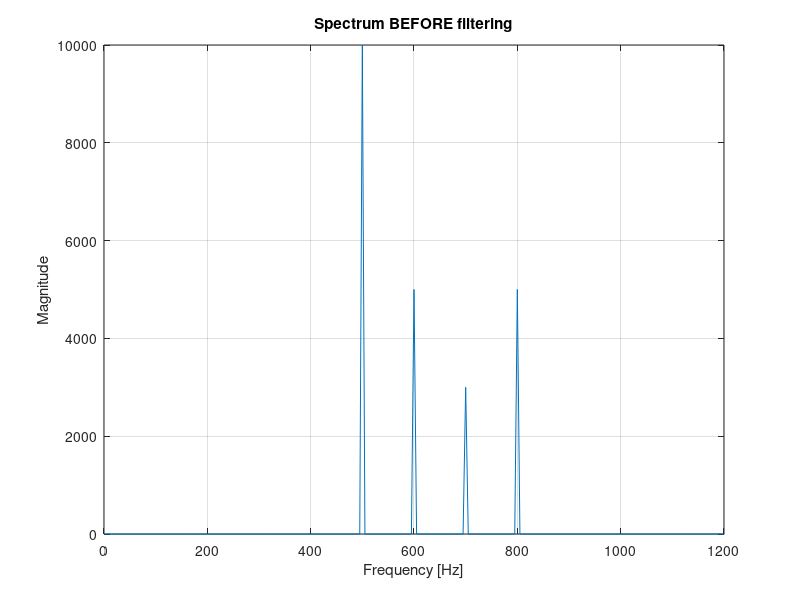

Write MATLAB code to recreate this figure. (Note: this script raises an error after producing the figure.)
% A2: Filtering a multi-tone signal

% Student: Rupashri Das

clear; close all; clc;

%% Create time vector
Fs = 10000;
T  = 0.2;
t  = 0:1/Fs:T-1/Fs;

%% Create signal
Vin = 10*sin(2*pi*500*t) ...
    + 5*sin(2*pi*600*t) ...
    + 3*sin(2*pi*700*t) ...
    + 5*sin(2*pi*800*t);

%% FFT BEFORE filtering
N = length(Vin);
X = fft(Vin);

f = (0:N-1)*(Fs/N);
halfN = floor(N/2);

f_half = f(1:halfN);
mag_before = abs(X(1:halfN));

figure;
plot(f_half,mag_before);
grid on;

xlabel('Frequency [Hz]');
ylabel('Magnitude');

title('Spectrum BEFORE filtering');

xlim([0 1200]);

exportgraphics(gcf,'A2_before.png','Resolution',200);

%% LPF to get ~500 Hz
cutoff = 550;
y500 = lowpass(Vin,cutoff,Fs);

X500 = fft(y500);
mag500 = abs(X500(1:halfN));

figure;
plot(f_half,mag500);
grid on;

xlabel('Frequency [Hz]');
ylabel('Magnitude');

title('After LPF (500 Hz)');

xlim([0 1200]);

exportgraphics(gcf,'A2_after_500.png','Resolution',200);

%% HPF to get ~800 Hz
cutoff = 750;
y800 = highpass(Vin,cutoff,Fs);

X800 = fft(y800);
mag800 = abs(X800(1:halfN));

figure;
plot(f_half,mag800);
grid on;

xlabel('Frequency [Hz]');
ylabel('Magnitude');

title('After HPF (800 Hz)');

xlim([0 1200]);

exportgraphics(gcf,'A2_after_800.png','Resolution',200);

%% BPF to get ~600 Hz
y600 = bandpass(Vin,[550 650],Fs);

X600 = fft(y600);
mag600 = abs(X600(1:halfN));

figure;
plot(f_half,mag600);
grid on;

xlabel('Frequency [Hz]');
ylabel('Magnitude');

title('After BPF (600 Hz)');

xlim([0 1200]);

exportgraphics(gcf,'A2_after_600.png','Resolution',200);

%% HPF to get 700 and 800 Hz
y78 = highpass(Vin,650,Fs);

X78 = fft(y78);
mag78 = abs(X78(1:halfN));

figure;
plot(f_half,mag78);
grid on;

xlabel('Frequency [Hz]');
ylabel('Magnitude');

title('After HPF (700 & 800 Hz)');

xlim([0 1200]);

exportgraphics(gcf,'A2_after_700_800.png','Resolution',200);
